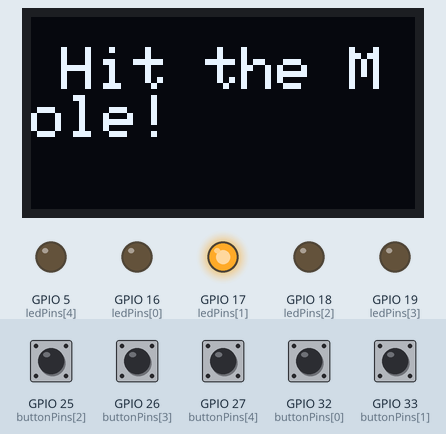
Recording of a sketch running on a simulated ESP32. Shown: 128×64 one-colour display, output pins drawn as LEDs (lit = HIGH). Inputs (shaded band) come from the test bench; at power-on: GPIO 25 (buttonPins[2]), GPIO 26 (buttonPins[3]), GPIO 27 (buttonPins[4]), GPIO 32 (buttonPins[0]), GPIO 33 (buttonPins[1]) HIGH. Random numbers use the default seed unless the sketch sets one; what the sketch prints to the serial monitor is not drawn.

Above: at 1.9 s.
2.0 s: GPIO 33 (buttonPins[1]) pulled LOW for 0.15 s
At 3.1 s:
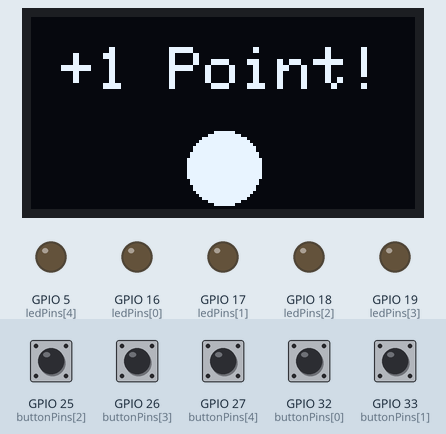
At 7.7 s:
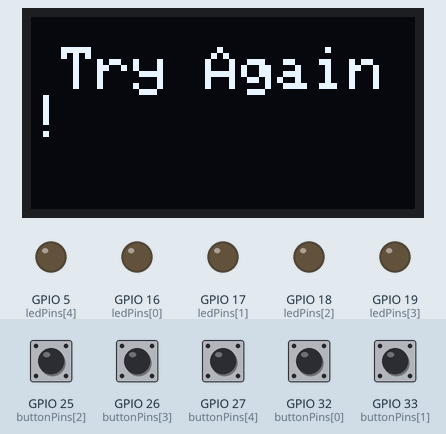
11.7 s: GPIO 33 (buttonPins[1]) pulled LOW for 3.2 s
At 14.56 s:
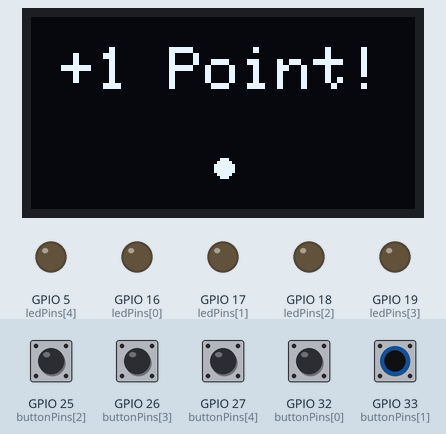
Timing chart, 0 to 36.8 s (numbered marks = the images above; inputs shaded):
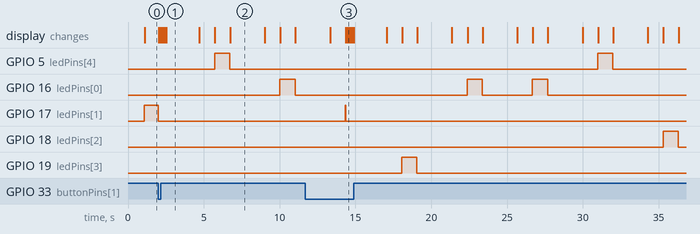

The sketch:

sketch_feb15a.ino
```cpp
#include <Wire.h>
#include <Adafruit_GFX.h>
#include <Adafruit_SSD1306.h>

#define SCREEN_WIDTH 128
#define SCREEN_HEIGHT 64
#define OLED_RESET    -1
#define SCREEN_ADDRESS 0x3C  // 可能是 0x3D


#define NUM_LEDS 5
Adafruit_SSD1306 display(SCREEN_WIDTH, SCREEN_HEIGHT, &Wire, OLED_RESET);
// 定义 LED GPIO 引脚
const int ledPins[NUM_LEDS] = {16, 17, 18, 19, 5};

// 定义 按钮 GPIO 引脚
const int buttonPins[NUM_LEDS] = {32, 33, 25, 26, 27};

void setup() {
    Serial.begin(115200);
    randomSeed(analogRead(0));  // 初始化随机数种子
    Wire.begin(21, 22);

    if (!display.begin(SSD1306_SWITCHCAPVCC, SCREEN_ADDRESS)) {
        Serial.println(F("OLED fail"));
        for (;;);
    }

    // 设置 LED 为输出模式
    for (int i = 0; i < NUM_LEDS; i++) {
        pinMode(ledPins[i], OUTPUT);
        digitalWrite(ledPins[i], LOW);  // 先关闭 LED
    }

    // 设置按钮为输入模式 + 内部上拉
    for (int i = 0; i < NUM_LEDS; i++) {
        pinMode(buttonPins[i], INPUT_PULLUP);
    }
}

void loop() {
    display.begin(SSD1306_SWITCHCAPVCC, SCREEN_ADDRESS);

    display.clearDisplay();
    display.setTextSize(2);
    display.setTextColor(SSD1306_WHITE);
    display.setCursor(10, 10);
    display.display();
    Serial.println("Game Start");
    delay(1000);

    // 选择随机 LED
    int randomIndex = random(0, NUM_LEDS);  // 生成 0~4 的随机数
    int chosenLed = ledPins[randomIndex];
    int chosenButton = buttonPins[randomIndex];

    Serial.print("turn on LED: GPIO ");
    Serial.println(chosenLed);

    // 亮灯
    digitalWrite(chosenLed, HIGH);

    // 等待玩家反应，最多 1 秒
    unsigned long startTime = millis();
    bool success = false;

    // 亮灯 & OLED 显示“地鼠出现”
    digitalWrite(chosenLed, HIGH);
    display.clearDisplay();
    display.setCursor(10, 10);
    display.println("Hit the Mole!");
    display.display();

    while (millis() - startTime < 1000) { // 1秒内等待输入
        if (digitalRead(chosenButton) == LOW) { // 按钮按下
            success = true;
            break;
        }
    }

    // 关灯
    digitalWrite(chosenLed, LOW);

    display.clearDisplay();
    if (success) {
        showSuccessAnimation();  // 显示动画
    } else {
        showFailAnimation();  // 显示失败动画
    }
    display.display();

    delay(2000);  // 休息 2 秒后开始下一轮
}


// 成功动画：显示+1得分
void showSuccessAnimation() {
    for (int i = 0; i < 5; i++) {
        display.clearDisplay();
        // display.setCursor(10, 10);
        // display.println("Victory!");
        display.setCursor(10, 10);
        display.println("+1 Point!");
        display.fillCircle(64, 50, i * 3, SSD1306_WHITE);  // 逐渐扩大的圆
        display.display();
        delay(100);
    }
}

// 失败动画：显示“没打中”
void showFailAnimation() {
        display.clearDisplay();
        display.setCursor(10, 10);
        // display.println("Defeat!");
        display.println("Try Again!");
        display.display();
        delay(200);

}
```

Measured:
- what the display in image 1 shows lasts 2.2 s, from 2.5 s to 4.7 s
- what the display in image 2 shows lasts 2.3 s, from 6.7 s to 9.0 s
